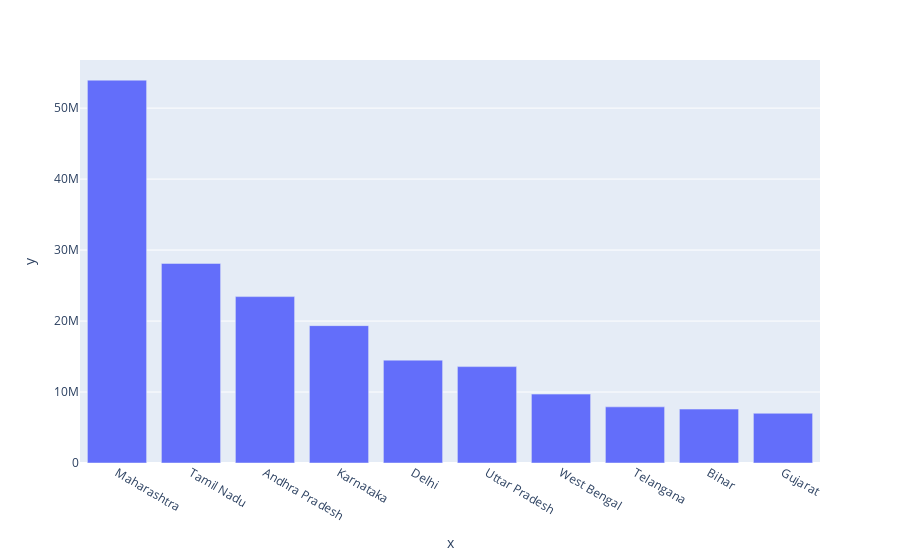

The cell this chart's notebook holds for it:
### Code cell
import plotly.express as px
fig = px.bar( x=label, y=Topstate_India)
fig.show()

### Figure 1 — Plotly figure (JSON) as saved in the notebook; plotly's stock layout.template omitted (floating-point values rounded to 4 significant figures)
{"data": [{"alignmentgroup": "True", "hovertemplate": "x=%{x}<br>y=%{y}<extra></extra>", "legendgroup": "", "marker": {"color": "#636efa"}, "name": "", "offsetgroup": "", "orientation": "v", "showlegend": false, "textposition": "auto", "type": "bar", "x": ["Maharashtra", "Tamil Nadu", "Andhra Pradesh", "Karnataka", "Delhi", "Uttar Pradesh", "West Bengal", "Telangana", "Bihar", "Gujarat"], "xaxis": "x", "y": [53940053, 28118938, 23442531, 19353593, 14492502, 13579785, 9706667, 7909147, 7595943, 7003453], "yaxis": "y"}], "layout": {"barmode": "relative", "legend": {"tracegroupgap": 0}, "margin": {"t": 60}, "xaxis": {"anchor": "y", "domain": [0, 1], "title": {"text": "x"}}, "yaxis": {"anchor": "x", "domain": [0, 1], "title": {"text": "y"}}}}
